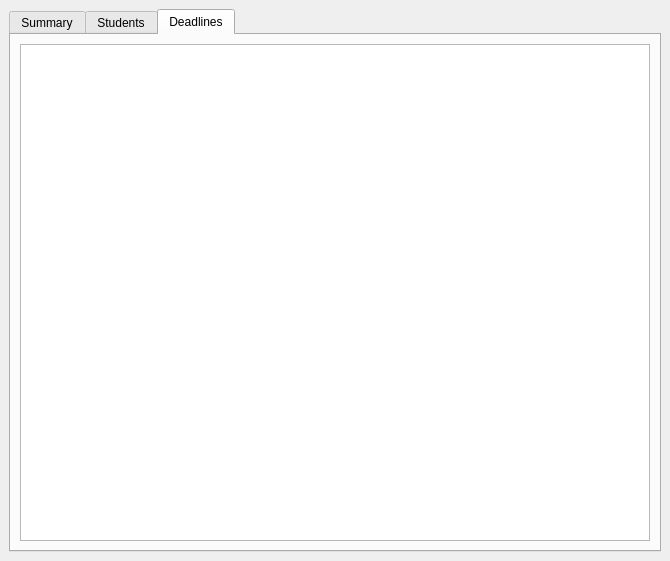
<?xml version="1.0" encoding="UTF-8"?>
<ui version="4.0">
 <class>MainWindow</class>
 <widget class="QMainWindow" name="MainWindow">
  <property name="geometry">
   <rect>
    <x>0</x>
    <y>0</y>
    <width>670</width>
    <height>561</height>
   </rect>
  </property>
  <property name="windowTitle">
   <string>MainWindow</string>
  </property>
  <widget class="QWidget" name="centralwidget">
   <layout class="QVBoxLayout" name="verticalLayout_2">
    <item>
     <widget class="QTabWidget" name="tab">
      <property name="currentIndex">
       <number>2</number>
      </property>
      <widget class="QWidget" name="summary_tab">
       <attribute name="title">
        <string>Summary</string>
       </attribute>
       <layout class="QGridLayout" name="gridLayout_4">
        <item row="1" column="0">
         <layout class="QGridLayout" name="gridLayout_3">
          <item row="1" column="0">
           <widget class="QLabel" name="label_16">
            <property name="text">
             <string>Last Connection:</string>
            </property>
           </widget>
          </item>
          <item row="0" column="0">
           <widget class="QLabel" name="label_7">
            <property name="text">
             <string>Current Status:</string>
            </property>
           </widget>
          </item>
          <item row="0" column="1">
           <widget class="QLabel" name="conn_status_lb">
            <property name="text">
             <string>Connected</string>
            </property>
           </widget>
          </item>
          <item row="2" column="1">
           <widget class="QLabel" name="last_conn_from">
            <property name="text">
             <string/>
            </property>
           </widget>
          </item>
          <item row="3" column="1">
           <widget class="QLabel" name="last_conn_to">
            <property name="text">
             <string/>
            </property>
           </widget>
          </item>
          <item row="3" column="0">
           <widget class="QLabel" name="label_13">
            <property name="text">
             <string>To:</string>
            </property>
           </widget>
          </item>
          <item row="2" column="0">
           <widget class="QLabel" name="label_15">
            <property name="text">
             <string>From:</string>
            </property>
           </widget>
          </item>
         </layout>
        </item>
        <item row="1" column="1">
         <layout class="QGridLayout" name="gridLayout_2">
          <item row="2" column="0">
           <widget class="QLabel" name="label_6">
            <property name="text">
             <string>Submitted</string>
            </property>
           </widget>
          </item>
          <item row="2" column="1">
           <widget class="QLabel" name="submitted_lb">
            <property name="text">
             <string>0/40</string>
            </property>
           </widget>
          </item>
          <item row="1" column="1">
           <widget class="QLabel" name="dl_due_lb">
            <property name="text">
             <string>04/3/22</string>
            </property>
           </widget>
          </item>
          <item row="0" column="1">
           <widget class="QComboBox" name="comboBox_2"/>
          </item>
          <item row="0" column="0">
           <widget class="QLabel" name="label_2">
            <property name="text">
             <string>Current Deadline:</string>
            </property>
           </widget>
          </item>
          <item row="1" column="0">
           <widget class="QLabel" name="label_5">
            <property name="text">
             <string>Due Date:</string>
            </property>
           </widget>
          </item>
         </layout>
        </item>
        <item row="2" column="1">
         <layout class="QHBoxLayout" name="horizontalLayout">
          <item>
           <widget class="QLabel" name="label_4">
            <property name="text">
             <string>Students Total</string>
            </property>
           </widget>
          </item>
          <item>
           <widget class="QLabel" name="student_total_lb">
            <property name="text">
             <string>40</string>
            </property>
           </widget>
          </item>
         </layout>
        </item>
       </layout>
      </widget>
      <widget class="QWidget" name="students_tab">
       <attribute name="title">
        <string>Students</string>
       </attribute>
       <layout class="QVBoxLayout" name="verticalLayout">
        <item>
         <layout class="QGridLayout" name="gridLayout">
          <item row="2" column="2">
           <widget class="QPushButton" name="add_btn">
            <property name="text">
             <string>Add a student</string>
            </property>
           </widget>
          </item>
          <item row="0" column="1">
           <widget class="QPushButton" name="import_btn">
            <property name="text">
             <string>Import Students From CSV</string>
            </property>
           </widget>
          </item>
          <item row="0" column="2">
           <widget class="QComboBox" name="search_comb">
            <property name="editable">
             <bool>true</bool>
            </property>
            <property name="currentText">
             <string/>
            </property>
            <property name="currentIndex">
             <number>-1</number>
            </property>
            <property name="placeholderText">
             <string>Type email to search</string>
            </property>
            <item>
             <property name="text">
              <string>Tony</string>
             </property>
            </item>
            <item>
             <property name="text">
              <string>Ai</string>
             </property>
            </item>
            <item>
             <property name="text">
              <string>Sushi</string>
             </property>
            </item>
           </widget>
          </item>
          <item row="3" column="2">
           <widget class="QPushButton" name="remove_btn">
            <property name="styleSheet">
             <string notr="true">color: rgb(255, 54, 53);</string>
            </property>
            <property name="text">
             <string>Remove student</string>
            </property>
           </widget>
          </item>
          <item row="1" column="1" colspan="2">
           <widget class="QTableWidget" name="student_detail_tb"/>
          </item>
         </layout>
        </item>
       </layout>
      </widget>
      <widget class="QWidget" name="deadlines_tab">
       <attribute name="title">
        <string>Deadlines</string>
       </attribute>
       <layout class="QVBoxLayout" name="verticalLayout_3">
        <item>
         <widget class="QTableWidget" name="deadline_tb"/>
        </item>
       </layout>
      </widget>
     </widget>
    </item>
   </layout>
  </widget>
 </widget>
 <resources/>
 <connections/>
</ui>
